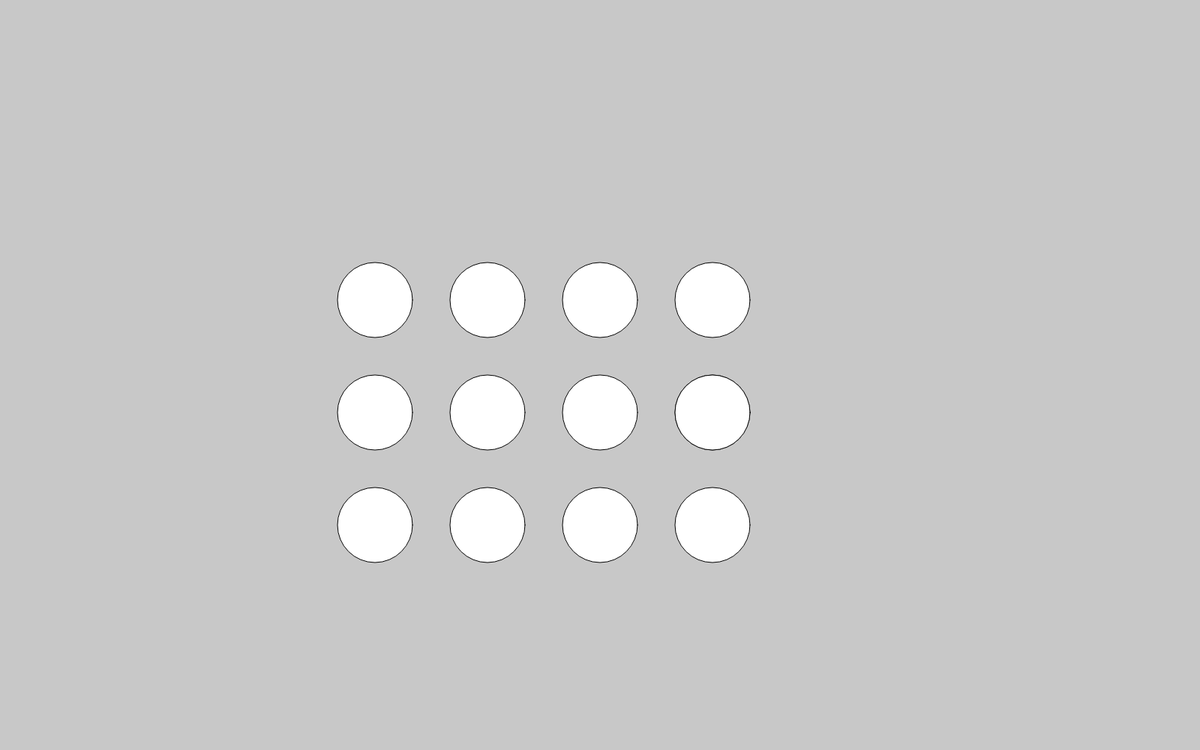
Frame 1 (no input)
Frame 60 (no input): identical to frame 1, image omitted
Frame 120 (the mouse pressed at the canvas centre since frame 60): identical to frame 1, image omitted

The p5.js sketch that drew this single still picture (run headless with seeded random() and noise() and a simulated clock; from frame 60 on, the mouse is pressed at the canvas centre):

// p5.js sketch
// ── sketch.js
function setup() {
 createCanvas(1600, 1000);
}
function draw() {
background(200);
    fill(255);
    ellipse(500, 400, 100, 100);
    ellipse(650, 400, 100, 100);
    ellipse(800, 400, 100, 100);
    ellipse(950, 400, 100, 100);
    ellipse(950, 550, 100, 100);
    ellipse(500, 550, 100, 100);
    ellipse(650, 550, 100, 100);
    ellipse(800, 550, 100, 100);
    ellipse(950, 550, 100, 100);
    ellipse(500, 700, 100, 100);
    ellipse(650, 700, 100, 100);
    ellipse(800, 700, 100, 100);
    ellipse(950, 700, 100, 100);
    console.log("Hello World"); 
}
